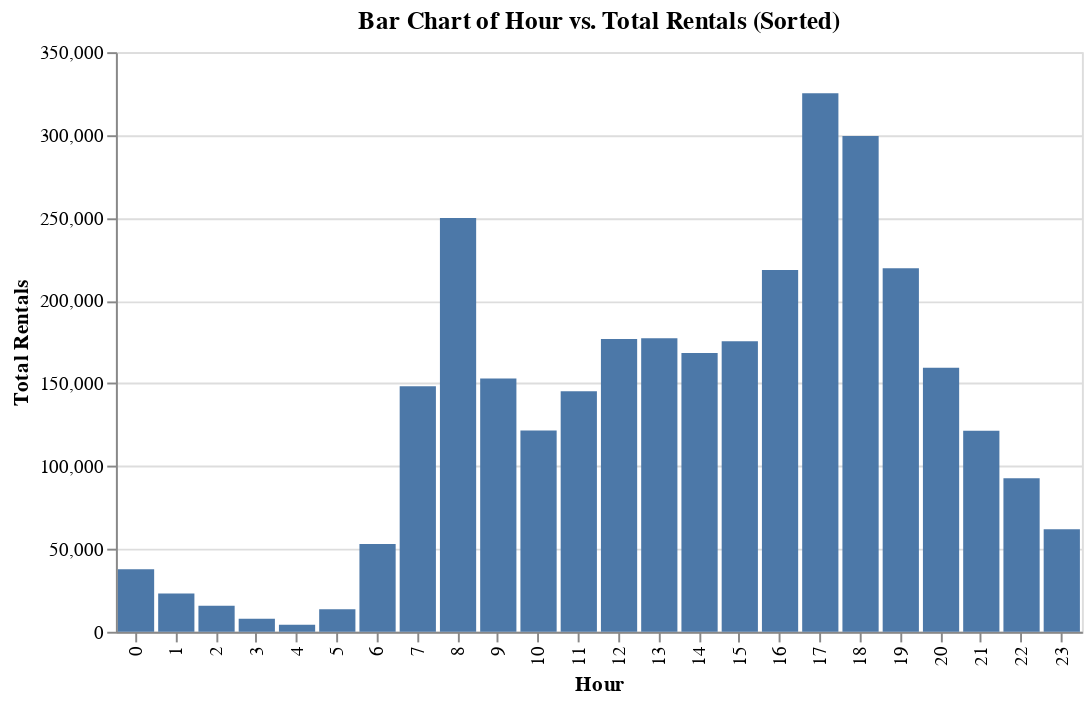

The notebook cell saved with this chart:
### Markdown cell above
## Hour: 17, 18, 8, 19, 16 - Keep

### Code cell
import altair as alt
import pandas as pd

# Aggregate data by hour and calculate the total rentals
hourly_data = bike_rental_data.groupby('hr').agg({'total_rentals': 'sum'}).reset_index()

# Sort the data by the 'total_rentals' column in ascending order
hourly_data = hourly_data.sort_values('total_rentals')

# Create the bar chart
bar_chart = alt.Chart(hourly_data).mark_bar().encode(
    x=alt.X('hr:O', title='Hour'),
    y=alt.Y('total_rentals:Q', title='Total Rentals')
).properties(
    width=500,
    height=300,
    title='Bar Chart of Hour vs. Total Rentals (Sorted)'
)

bar_chart

### Figure 1 — Vega-Lite specification as saved in the notebook (floating-point values rounded to 4 significant figures)
{"config": {"view": {"continuousWidth": 400, "continuousHeight": 300}}, "data": {"name": "data-15b6cbcccd05c4b0149da45d40981357"}, "mark": "bar", "encoding": {"x": {"field": "hr", "title": "Hour", "type": "ordinal"}, "y": {"field": "total_rentals", "title": "Total Rentals", "type": "quantitative"}}, "height": 300, "title": "Bar Chart of Hour vs. Total Rentals (Sorted)", "width": 500, "$schema": "https://vega.github.io/schema/vega-lite/v4.17.0.json", "datasets": {"data-15b6cbcccd05c4b0149da45d40981357": [{"hr": 4, "total_rentals": 4228}, {"hr": 3, "total_rentals": 7873}, {"hr": 5, "total_rentals": 13638}, {"hr": 2, "total_rentals": 15709}, {"hr": 1, "total_rentals": 23175}, {"hr": 0, "total_rentals": 37744}, {"hr": 6, "total_rentals": 53058}, {"hr": 23, "total_rentals": 61831}, {"hr": 22, "total_rentals": 92723}, {"hr": 21, "total_rentals": 121418}, {"hr": 10, "total_rentals": 121476}, {"hr": 11, "total_rentals": 145218}, {"hr": 7, "total_rentals": 148290}, {"hr": 9, "total_rentals": 152873}, {"hr": 20, "total_rentals": 159437}, {"hr": 14, "total_rentals": 168343}, {"hr": 15, "total_rentals": 175372}, {"hr": 12, "total_rentals": 176739}, {"hr": 13, "total_rentals": 177255}, {"hr": 16, "total_rentals": 218505}, {"hr": 19, "total_rentals": 219563}, {"hr": 8, "total_rentals": 249847}, {"hr": 18, "total_rentals": 299446}, {"hr": 17, "total_rentals": 325205}]}}
